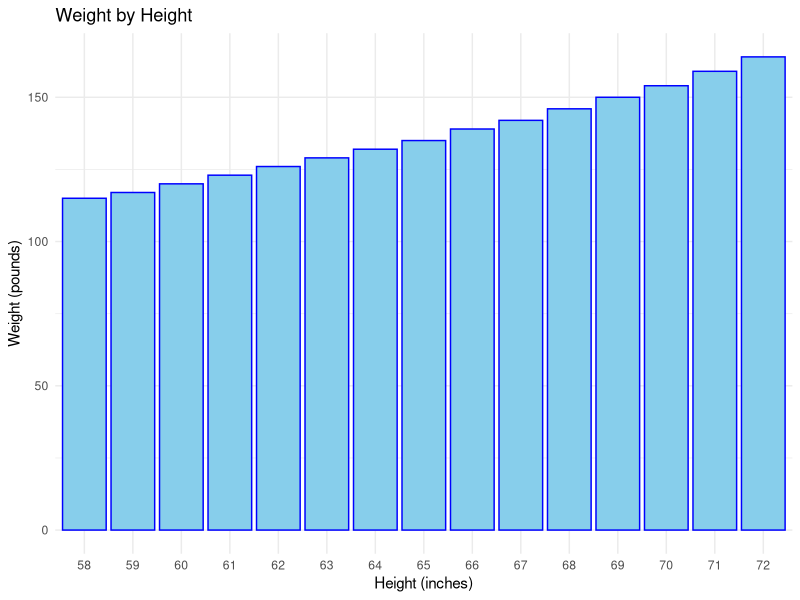

Write the R code that produced this figure.
library(ggplot2)
# Create the data frame
data <- data.frame(
  height = c(58, 59, 60, 61, 62, 63, 64, 65, 66, 67, 68, 69, 70, 71, 72),
  weight = c(115, 117, 120, 123, 126, 129, 132, 135, 139, 142, 146, 150, 154, 159, 164)
)
# Create the bar graph using ggplot2
ggplot(data, aes(x = factor(height), y = weight)) +
  geom_bar(stat = "identity", fill = "skyblue", color = "blue") +
  labs(title = "Weight by Height", x = "Height (inches)", y = "Weight (pounds)") +
  theme_minimal()
